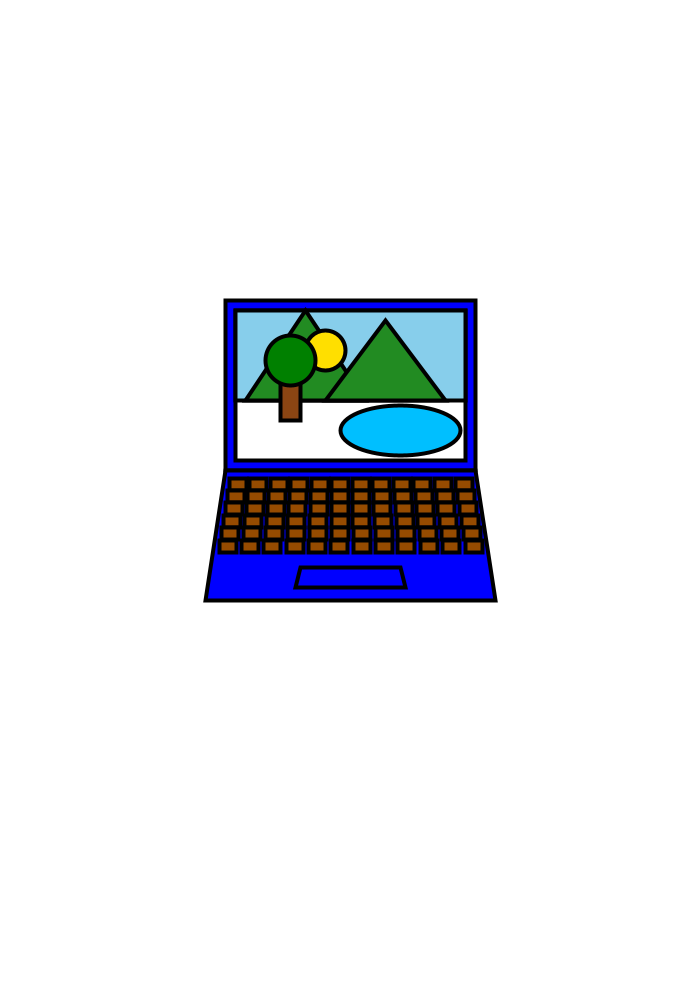
Frame 1 (no input)
Frame 60 (the mouse pressed at the canvas centre just before this capture): identical to frame 1, image omitted
Frame 120 (the mouse held since frame 60 and released just before this capture): identical to frame 1, image omitted

The Processing sketch that drew this single still picture (run headless with seeded random() and noise(); from frame 60 on, the mouse is pressed at the canvas centre):

// Processing sketch: Laptop
// ── Laptop.pde
void setup() {
  size(700, 1000);
  background(255);
}

void draw() {
  background(255);
  // Center the laptop
  int laptopX = width / 2 - 125; // Adjusted X coordinate
  int laptopY = 300; // Adjusted Y coordinate to move it upwards
  
  // Laptop screen
  fill(0, 0, 255); // Blue color
  strokeWeight(4);
  rect(laptopX, laptopY, 250, 170); // Screen body
  
  // Screen display
  fill(255); // White color
  rect(laptopX + 10, laptopY + 10, 230, 150); // Inner screen
  
  // Landscape wallpaper
  drawWallpaper(laptopX + 10, laptopY + 10);
  
  // Laptop base (keyboard part)
  fill(0, 0, 255); // Blue color
  quad(laptopX, laptopY + 170, 
       laptopX + 250, laptopY + 170, 
       laptopX + 270, laptopY + 300, 
       laptopX - 20, laptopY + 300); // Base with perspective
  
  // Keyboard keys
  fill(150, 75, 0); // Darker blue for keys
  int rows = 6;
  int cols = 12;
  float keyWidth = 17;
  float keyHeight = 12;
  float keyboardStartX = laptopX + 4;
  float keyboardStartY = laptopY + 178;
  float keyboardEndX = laptopX + 230;
  float keyboardEndY = laptopY + 240;

  for (int i = 0; i < rows; i++) {
    float rowStartX = map(i, 0, rows - 1, keyboardStartX, keyboardStartX - 10);
    float rowEndX = map(i, 0, rows - 1, keyboardEndX, keyboardEndX + 10);
    float rowY = map(i, 0, rows - 1, keyboardStartY, keyboardEndY);
    
    for (int j = 0; j < cols; j++) {
      float keyX = map(j, 0, cols - 1, rowStartX, rowEndX);
      float perspectiveOffset = map(i, 0, rows - 0, 0, 0);
      
      quad(keyX, rowY,
           keyX + keyWidth, rowY,
           keyX + keyWidth + perspectiveOffset, rowY + keyHeight,
           keyX + perspectiveOffset, rowY + keyHeight);
    }
  }
  
  // Touchpad
  fill(0, 0, 255); // Darker blue for touchpad
  quad(laptopX + 75, laptopY + 267,
       laptopX + 175, laptopY + 267,
       laptopX + 180, laptopY + 287,
       laptopX + 70, laptopY + 287); // Touchpad with perspective
}

void drawWallpaper(int x, int y) {
  // Sky
  fill(135, 206, 235); // Sky blue
  rect(x, y, 230, 90); // Upper half for sky
  
  // Mountains
  fill(34, 139, 34); // Green
  triangle(x + 10, y + 90, x + 70, y, x + 130, y + 90); // Left mountain
  triangle(x + 90, y + 90, x + 150, y + 10, x + 210, y + 90); // Right mountain
  
  // Sun
  fill(255, 223, 0); // Yellow
  ellipse(x + 90, y + 40, 40, 40); // Sun
  
  // Lake
  fill(0, 191, 255); // Lake blue
  ellipse(x + 165, y + 120, 120, 50); // Lake
  
  // Trees
  fill(139, 69, 19); // Brown for tree trunk
  rect(x + 45, y + 30, 20, 80); // Tree trunk 1
  fill(0, 128, 0); // Dark green for tree top
  ellipse(x + 55, y + 50, 50, 50); // Tree top 1
}
